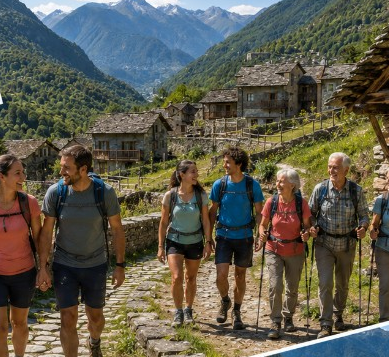
#> input picture assets/promo-sources/02-dorf.png, 389 x 357 px
$ python _build_social_collage.py
#> lines starting #> are read from the running program, lines starting #| are printed output that depends on the picture
"""Photorealistic 16:9 editorial collage from Macugnaga real photos. No text."""
from __future__ import annotations

from pathlib import Path

from PIL import Image, ImageDraw, ImageEnhance, ImageFilter

ROOT = Path(__file__).resolve().parents[1]
SRC = ROOT / "assets" / "promo-sources"
OUT_MAIL = ROOT / "assets" / "mailchimp" / "macugnaga-booking-social-16x9.png"
OUT_WEB = ROOT / "assets" / "web" / "macugnaga-booking-social-16x9.png"

W, H = 1920, 1080
GAP = 10
PAD = 14
SHADOW_BLUR = 12
SHADOW_OFFSET = (4, 5)
SHADOW_ALPHA = 88
BORDER = 3


def cover_crop(im: Image.Image, tw: int, th: int, focus=(0.5, 0.4)) -> Image.Image:
    im = im.convert("RGB")
    sw, sh = im.size
    scale = max(tw / sw, th / sh)
    nw, nh = max(1, int(round(sw * scale))), max(1, int(round(sh * scale)))
    im = im.resize((nw, nh), Image.Resampling.LANCZOS)
    fx, fy = focus
    left = int(round(fx * nw - tw / 2))
    top = int(round(fy * nh - th / 2))
    left = max(0, min(left, nw - tw))
    top = max(0, min(top, nh - th))
    return im.crop((left, top, left + tw, top + th))


def soft_upscale(im: Image.Image, tw: int, th: int, focus=(0.5, 0.45)) -> Image.Image:
    out = cover_crop(im, tw, th, focus)
    sw, sh = im.size
    ratio = max(tw / sw, th / sh)
    if ratio > 2.2:
        out = out.filter(ImageFilter.GaussianBlur(0.45))
        out = out.filter(ImageFilter.UnsharpMask(radius=1.3, percent=90, threshold=2))
    elif ratio > 1.4:
        out = out.filter(ImageFilter.UnsharpMask(radius=1.0, percent=75, threshold=3))
    return out


def harmonize(im: Image.Image, brightness=1.0, contrast=1.05, color=1.06) -> Image.Image:
    im = ImageEnhance.Brightness(im).enhance(brightness)
    im = ImageEnhance.Contrast(im).enhance(contrast)
    im = ImageEnhance.Color(im).enhance(color)
    return im


def panel_with_shadow(canvas: Image.Image, panel: Image.Image, xy: tuple[int, int]) -> None:
    x, y = xy
    pw, ph = panel.size
    shadow = Image.new("RGBA", (pw + SHADOW_BLUR * 4, ph + SHADOW_BLUR * 4), (0, 0, 0, 0))
    sd = ImageDraw.Draw(shadow)
    ox = SHADOW_BLUR * 2 + SHADOW_OFFSET[0]
    oy = SHADOW_BLUR * 2 + SHADOW_OFFSET[1]
    sd.rectangle([ox, oy, ox + pw - 1, oy + ph - 1], fill=(0, 0, 0, SHADOW_ALPHA))
    shadow = shadow.filter(ImageFilter.GaussianBlur(SHADOW_BLUR))
    canvas.alpha_composite(shadow, (x - SHADOW_BLUR * 2, y - SHADOW_BLUR * 2))

    framed = Image.new("RGBA", (pw, ph), (255, 255, 255, 255))
    framed.paste(panel.convert("RGBA"), (0, 0))
    draw = ImageDraw.Draw(framed)
    draw.rectangle([0, 0, pw - 1, ph - 1], outline=(255, 255, 255, 230), width=BORDER)
    canvas.alpha_composite(framed, (x, y))


def main() -> None:
    # Bottom strip experiences (real photos only)
    trek = harmonize(Image.open(SRC / "02-dorf.png"), 1.03, 1.08, 1.05)  # Via del Pane / escursioni
    gold = harmonize(Image.open(SRC / "07-gold.png"), 1.04, 1.06, 1.08)  # ricerca oro
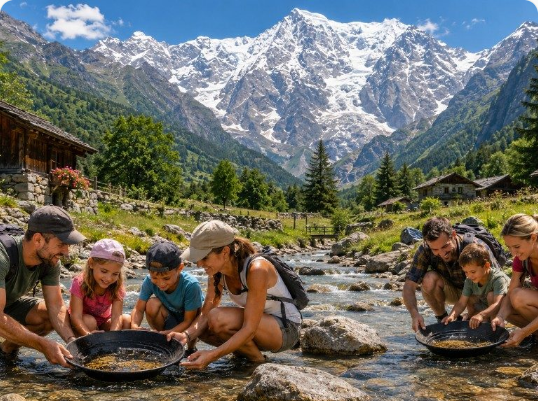
#> input picture assets/promo-sources/07-gold.png, 538 x 401 px
    mine = harmonize(Image.open(SRC / "03-mine.png"), 1.08, 1.06, 0.98)
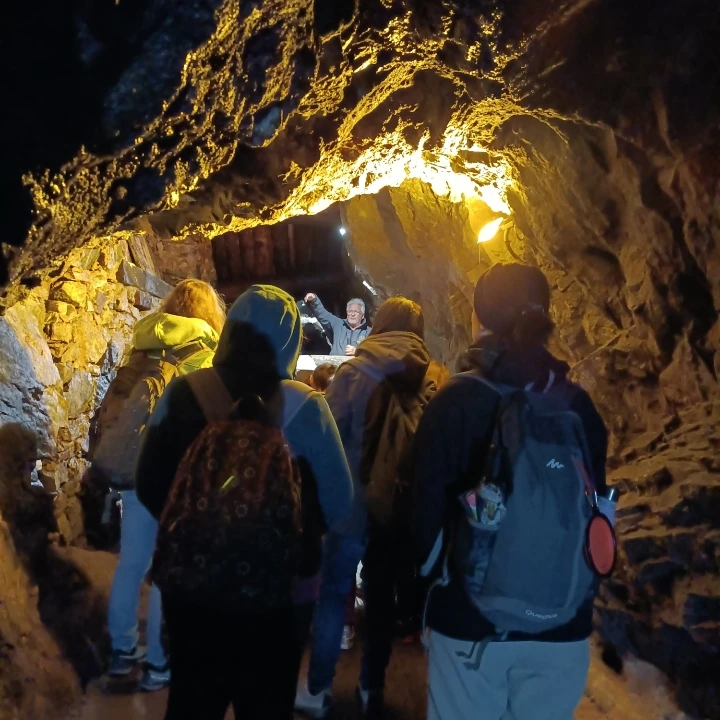
#> input picture assets/promo-sources/03-mine.png, 720 x 720 px
#> call 3 of harmonize, with brightness = 1.08, contrast = 1.06, color = 0.98
#> in harmonize (call 3), `im = ImageEnhance.Contrast(im).enhance(contrast)`:
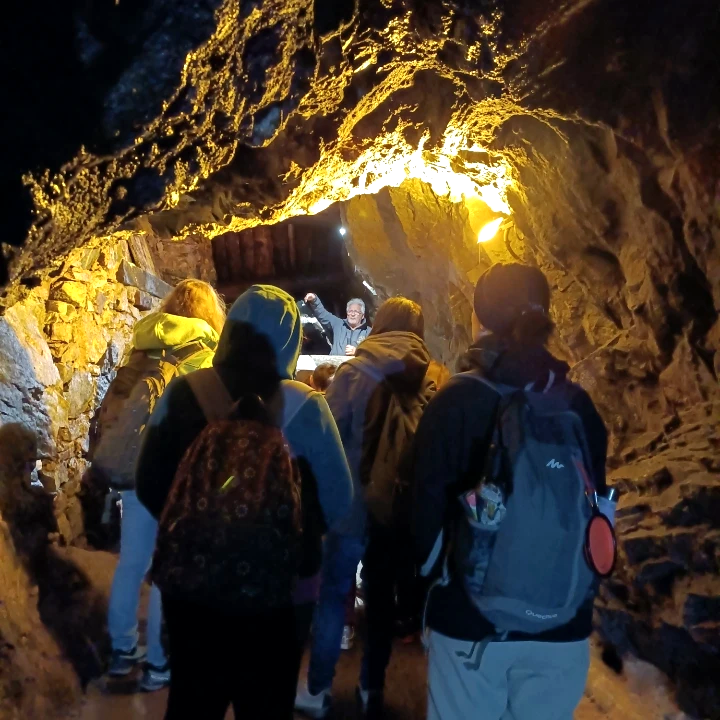
#> im: PIL image 720x720 RGB; mean R, G, B 68.3, 55.6, 40.4
    forest = harmonize(Image.open(SRC / "04-forest.png"), 1.03, 1.04, 1.04)
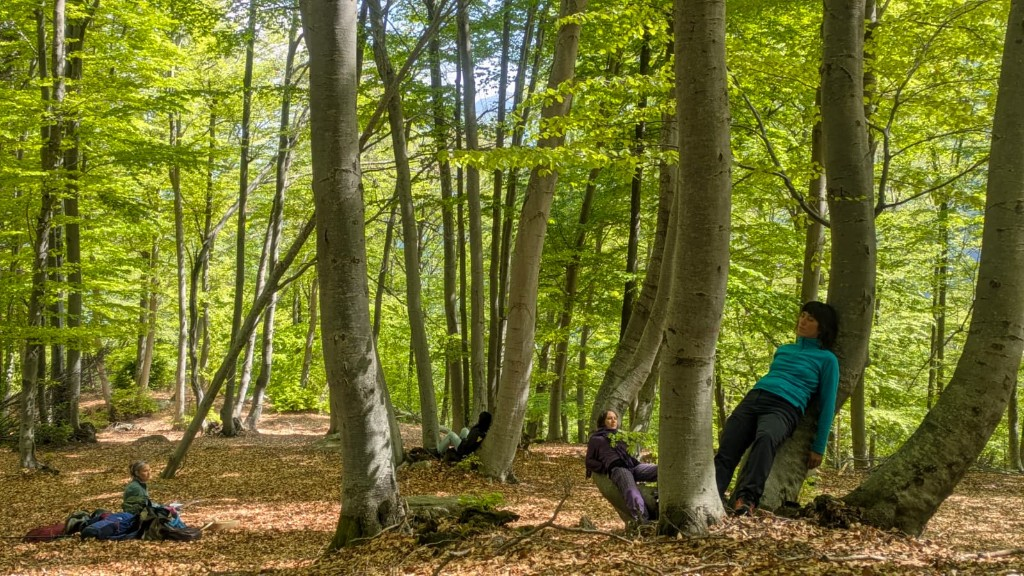
#> input picture assets/promo-sources/04-forest.png, 1024 x 576 px
    monte = harmonize(Image.open(SRC / "05-monte-rosa.png"), 1.04, 1.12, 1.06)
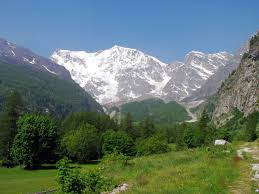
#> input picture assets/promo-sources/05-monte-rosa.png, 259 x 194 px
#> in harmonize (call 5), `im = ImageEnhance.Color(im).enhance(color)`:
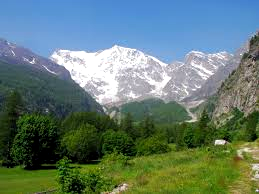
#> im: PIL image 259x194 RGB; mean R, G, B 98.5, 122.7, 114.5
#> (the run stopped early here; a loop or call above may not have finished)
